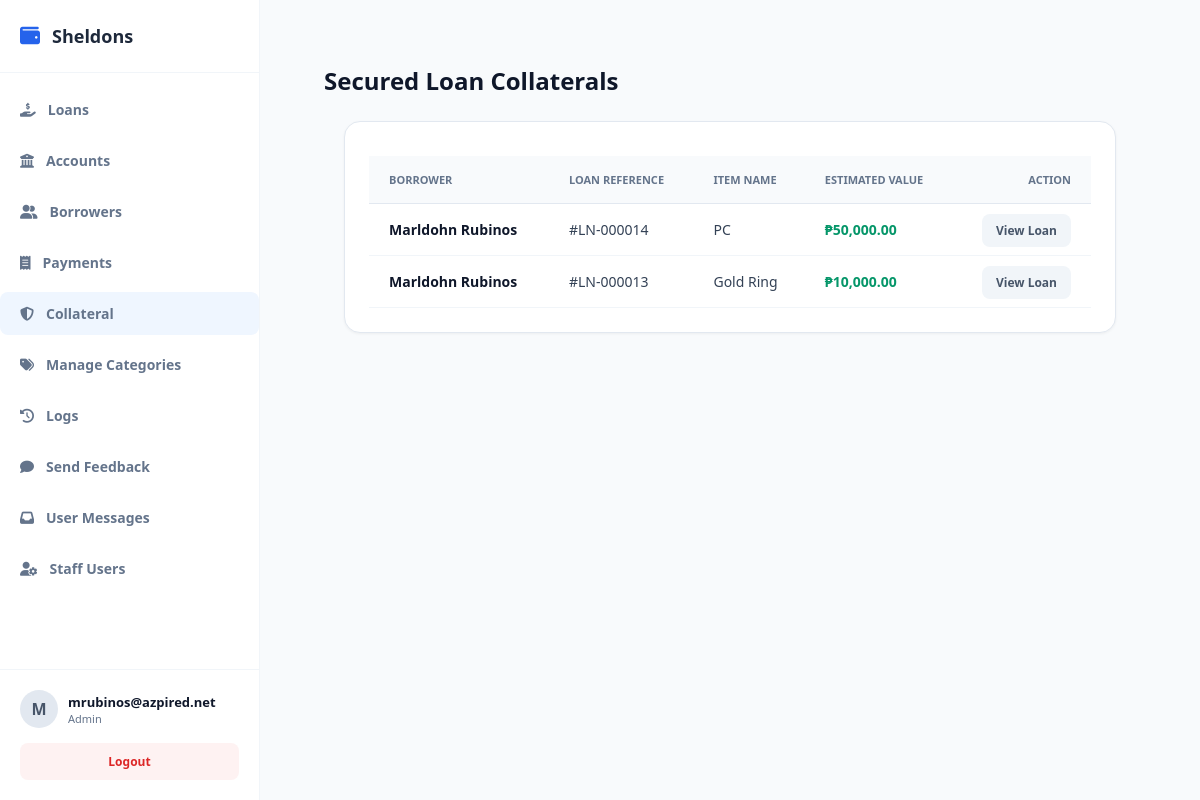
The page /public/index.php?url=collateral/index (signed in) on the database as committed earlier.
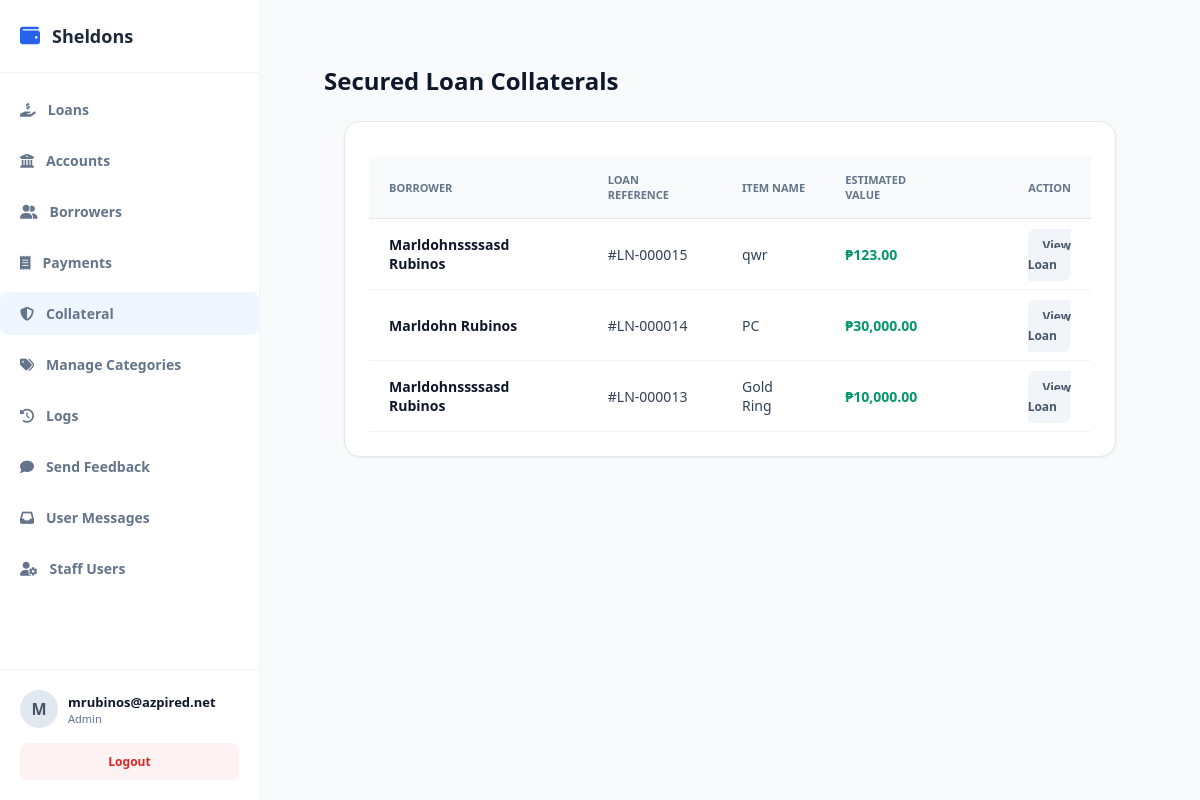
The same page on the database as committed later.
### tables this page shows
CREATE TABLE `loan_collaterals` (
  `id` int(11) NOT NULL,
  `company_id` int(11) NOT NULL,
  `loan_id` int(11) NOT NULL,
  `item_name` varchar(255) NOT NULL,
  `description` text DEFAULT NULL,
  `estimated_value` decimal(15,2) DEFAULT NULL,
  `file_path` varchar(255) DEFAULT NULL,
  `created_at` timestamp NOT NULL DEFAULT current_timestamp()
);

CREATE TABLE `borrowers` (
  `id` int(11) NOT NULL,
  `company_id` int(11) NOT NULL,
  `first_name` varchar(100) NOT NULL,
  `middle_name` varchar(100) DEFAULT NULL,
  `last_name` varchar(100) NOT NULL,
  `gender` varchar(20) DEFAULT NULL,
  `birthdate` date DEFAULT NULL,
  `phone` varchar(30) NOT NULL,
  `email` varchar(100) DEFAULT NULL,
  `address` text NOT NULL,
  `valid_id` varchar(150) DEFAULT NULL,
  `status` tinyint(1) DEFAULT 1,
  `created_at` timestamp NOT NULL DEFAULT current_timestamp(),
  `occupation` text DEFAULT NULL
);

CREATE TABLE `loans` (
  `id` int(11) NOT NULL,
  `company_id` int(11) NOT NULL,
  `account_id` int(11) DEFAULT NULL,
  `borrower_id` int(11) NOT NULL,
  `amount` decimal(12,2) NOT NULL,
  `interest_rate` decimal(5,2) NOT NULL,
  `total_payable` decimal(12,2) NOT NULL,
  `status` varchar(30) DEFAULT 'pending',
  `released_date` date DEFAULT NULL,
  `due_date` date NOT NULL,
  `created_at` timestamp NOT NULL DEFAULT current_timestamp(),
  `term_months` int(11),
  `notes` text DEFAULT NULL,
  `term_type` varchar(20) DEFAULT 'month',
  `fee` decimal(15,2) DEFAULT 0.00,
  `category_id` int(11) DEFAULT NULL
);

### app/controllers/CollateralController.php (called while the page is built, shortened)
<?php
require_once __DIR__ . '/../models/Collateral.php';
class CollateralController {
    public function index() {
        $collateralModel = new Collateral();
        $collaterals = $collateralModel->getAllWithLoanDetails();
        require_once __DIR__ . '/../views/admin/loans/collateral_index.php';
    }
}

### public/index.php (called while the page is built, shortened)
<?php
require_once __DIR__ . "/../app/core/Database.php";
require_once __DIR__ . "/../app/core/Model.php";
$init = new App();

### app/core/Database.php (called while the page is built)
<?php
class Database {
    private static $host = "localhost";
    private static $port = "3307";
    private static $db   = "loan_saas_db";
    private static $user = "root";
    private static $pass = "";
    public static function getConnection() {
        try {
            $conn = new PDO(
                "mysql:host=" . self::$host . ";port=" . self::$port . ";dbname=" . self::$db,
                self::$user,
                self::$pass
            );
            $conn->setAttribute(PDO::ATTR_ERRMODE, PDO::ERRMODE_EXCEPTION);
            $conn->setAttribute(PDO::ATTR_DEFAULT_FETCH_MODE, PDO::FETCH_ASSOC);
            return $conn;
        } catch (Exception $e) {
            die("Database connection failed: " . $e->getMessage());
        }
    }
}

### app/core/Model.php (called while the page is built, shortened)
<?php
require_once __DIR__ . "/Database.php";
class Model {
    public function __construct() {
        $this->conn = Database::getConnection();
    }
    protected function getTenantId() {
        return $_SESSION['user']['company_id'] ?? 1;
    }
}

### app/models/Collateral.php (called while the page is built, shortened)
<?php
class Collateral extends Model {
    public function getAllWithLoanDetails() {
    $stmt = $this->conn->prepare("
        SELECT c.*, l.id as loan_id, b.first_name, b.last_name
        FROM loan_collaterals c
        JOIN loans l ON c.loan_id = l.id
        JOIN borrowers b ON l.borrower_id = b.id
        WHERE c.company_id = ?
        ORDER BY c.created_at DESC
    ");
    $stmt->execute([$this->getTenantId()]);
    return $stmt->fetchAll(PDO::FETCH_ASSOC);
}
}

### app/views/admin/loans/collateral_index.php (the view, shortened to what the changed rows need)
<?php require_once dirname(__DIR__, 2) . '/layouts/header.php'; ?>
<div class="page-header">
    <h1>Secured Loan Collaterals</h1>
</div>
<div class="card">
    <table class="data-table">
        <thead>
            <tr>
                <th>Borrower</th>
                <th>Loan Reference</th>
                <th>Item Name</th>
                <th>Estimated Value</th>
                <th style="text-align: right;">Action</th>
            </tr>
        </thead>
        <tbody>
            <?php if (empty($collaterals)): ?>
                <tr><td colspan="5" class="empty-state">No collateral records found.</td></tr>
            <?php else: ?>
                <?php foreach ($collaterals as $c): ?>
                <tr>
                    <td>
                        <div style="font-weight: 600; color: #0f172a;"><?= htmlspecialchars($c['first_name'] . ' ' . $c['last_name']) ?></div>
                    </td>
                    <td>#LN-<?= str_pad($c['loan_id'], 6, '0', STR_PAD_LEFT) ?></td>
                    <td><?= htmlspecialchars($c['item_name']) ?></td>
                    <td style="font-weight: 600; color: #059669;">₱<?= number_format($c['estimated_value'], 2) ?></td>
                    <td style="text-align: right;">
                        <a href="/loansaas/public/index.php?url=loan/details&id=<?= $c['loan_id'] ?>" class="btn-secondary">View Loan</a>
                    </td>
                </tr>
                <?php endforeach; ?>
            <?php endif; ?>
        </tbody>
    </table>
</div>
<?php require_once dirname(__DIR__, 2) . '/layouts/footer.php'; ?>

### app/views/layouts/header.php (shortened to what the changed rows need)
<?php
$current_url = $_GET['url'] ?? '';
$userRole = $_SESSION['user']['role'] ?? '';
?>
<!DOCTYPE html>
<html lang="en">
<head>
    <link rel="stylesheet" href="https://cdnjs.cloudflare.com/ajax/libs/font-awesome/6.4.0/css/all.min.css">
    <link rel="stylesheet" href="/loansaas/public/css/style.css">
</head>
<body>
    <aside class="sidebar" style="display: flex; flex-direction: column; height: 100vh; width: 260px; background: #ffffff; border-right: 1px solid #f1f5f9;">
        <ul class="sidebar-menu" style="list-style: none; padding: 15px 0; margin: 0; flex-grow: 1;">
            <?php
            $menuItems = [
                ['url' => 'loan/index', 'icon' => 'fa-hand-holding-dollar', 'label' => 'Loans'],
                ['url' => 'account/index', 'icon' => 'fa-bank', 'label' => 'Accounts'],
                ['url' => 'borrower/index', 'icon' => 'fa-user-group', 'label' => 'Borrowers'],
                ['url' => 'payment/index', 'icon' => 'fa-receipt', 'label' => 'Payments'],
                ['url' => 'collateral/index', 'icon' => 'fa-shield-halved', 'label' => 'Collateral'],
                ['url' => 'category/index', 'icon' => 'fa-tags', 'label' => 'Manage Categories'],
                ['url' => 'activitylogs/index', 'icon' => 'fa-clock-rotate-left', 'label' => 'Logs'],
                ['url' => 'feedback/create', 'icon' => 'fa-comment', 'label' => 'Send Feedback']
            ];
            if ($userRole === 'admin') {
                $menuItems[] = ['url' => 'feedback/index', 'icon' => 'fa-inbox', 'label' => 'User Messages'];
            }
            if ($userRole === 'admin') {
                $menuItems[] = ['url' => 'user/index', 'icon' => 'fa-user-gear', 'label' => 'Staff Users'];
            }
            foreach ($menuItems as $item) {
                $active = (strpos($current_url, explode('/', $item['url'])[0]) === 0) ? 'active' : '';
                echo "<li class='menu-item $active'>
                        <a href='/loansaas/public/index.php?url={$item['url']}' style='display: flex; align-items: center; gap: 12px; padding: 12px 20px; color: #64748b; text-decoration: none; transition: 0.2s;'>
                            <i class='fas {$item['icon']}'></i> <span>{$item['label']}</span>
                        </a>
                      </li>";
            }
            ?>
        </ul>
    </aside>
    <main class="main-content">

Rows that differ between the two databases and show on the page:
added loan_collaterals: borrowers.first_name+last_name "Marldohnssssasd Rubinos", loan "000015", item_name "qwr", estimated_value "123.00"
changed loan_collaterals "PC": estimated_value "50,000.00" → "30,000.00"
changed through a linked row, loan_collaterals "Gold Ring": borrowers.first_name+last_name "Marldohn Rubinos" → "Marldohnssssasd Rubinos"
